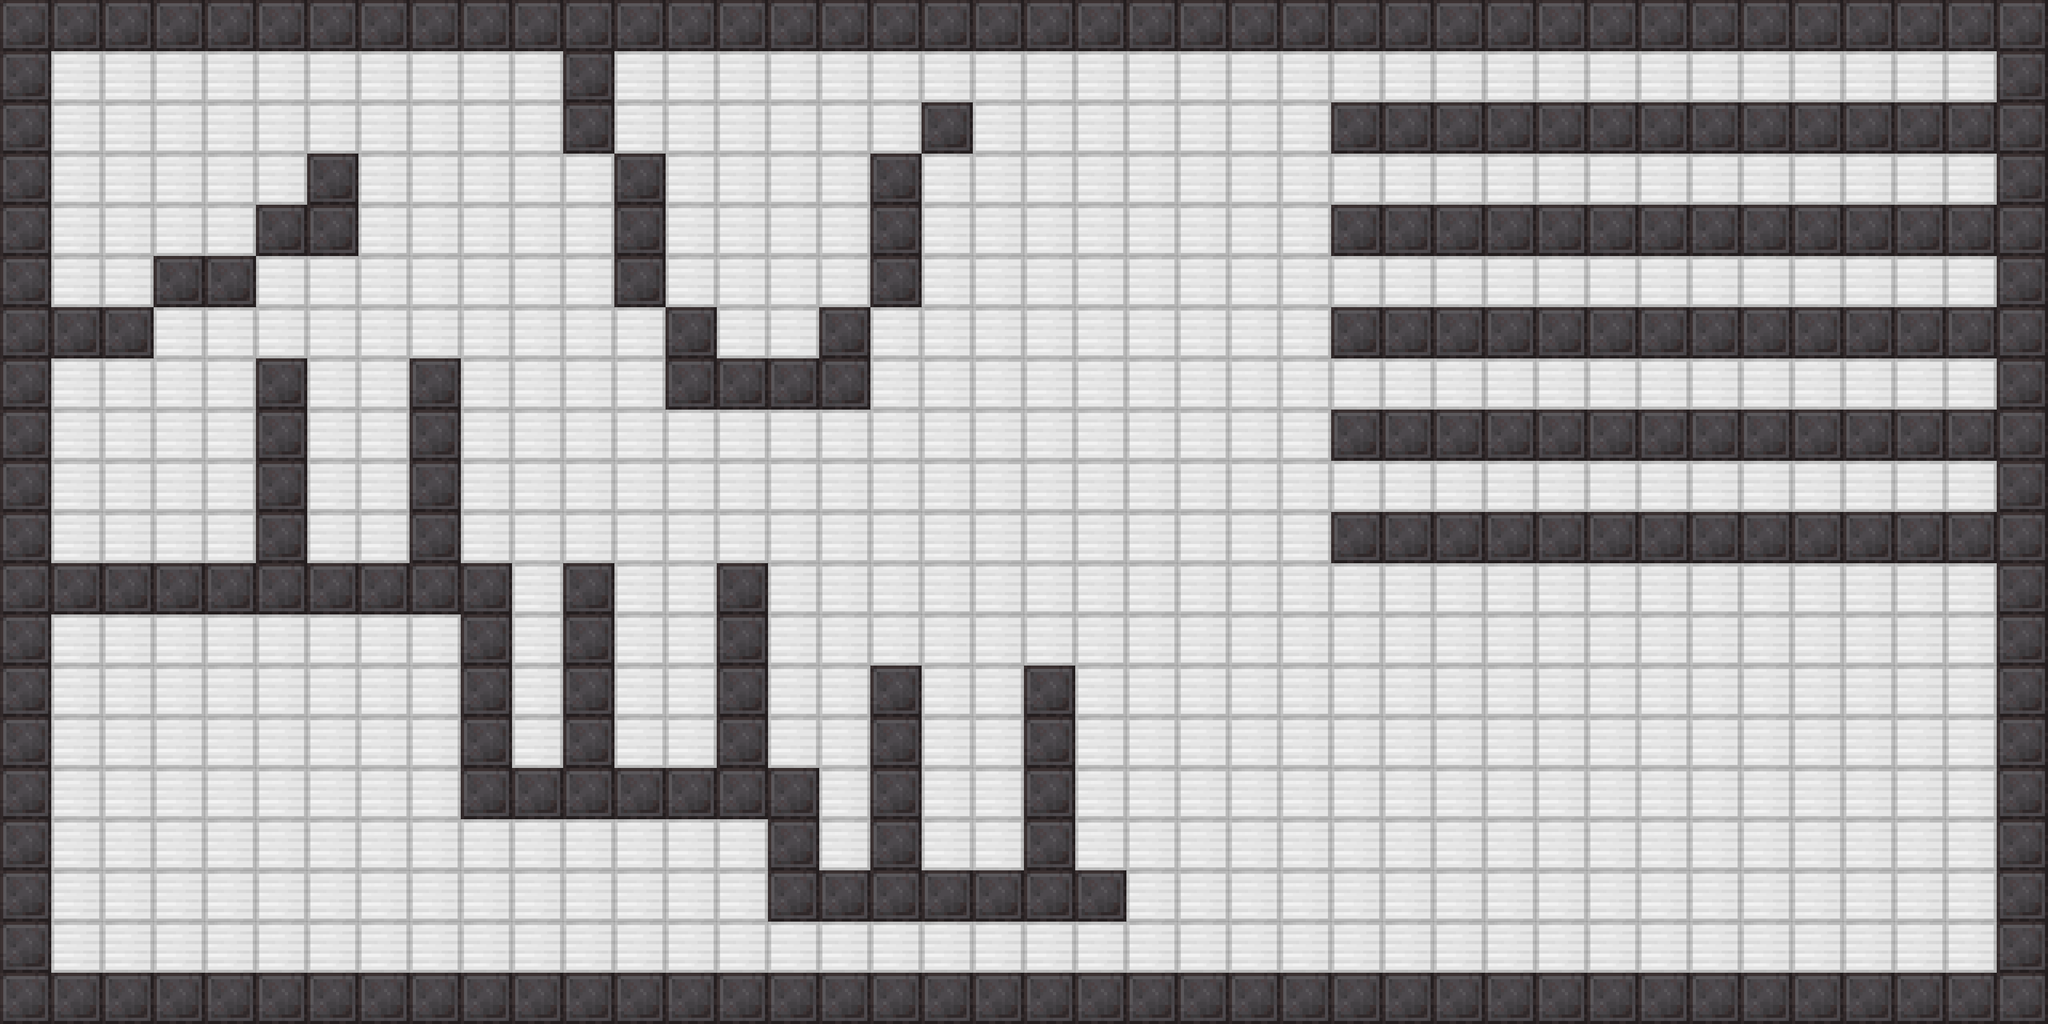

Below is a game level as drawn by its tile map, then a one-line description and the .tmx that defines it (tile-layer data replaced by summaries):
An orthogonal 40x20 tile map with 64x64 px tiles, 2 tile layers (Floor, Wall), 2 tilesets and 266 objects (254x walls, 3x chip, player, gkey, ykey, ...).

<map version="1.5" tiledversion="1.7.2" orientation="orthogonal" renderorder="right-down" width="40" height="20" tilewidth="64" tileheight="64" infinite="0" nextlayerid="5" nextobjectid="358">
 <tileset firstgid="1" source="../Assets/Floor.tsx" />
 <tileset firstgid="2" source="../Assets/Wall.tsx" />
 <layer id="1" name="Floor" width="40" height="20">
  <data>[800 cells, 0 non-empty, 0 distinct tile ids]</data>
 </layer>
 <layer id="2" name="Wall" width="40" height="20">
  <data>[800 cells, 800 non-empty, 2 distinct tile ids]</data>
 </layer>
 <objectgroup id="3" name="Obstacles">
  <object id="57" name="player" x="960" y="192" width="64" height="64" />
  <object id="69" name="walls" x="0" y="0" width="64" height="64" />
  <object id="70" name="walls" x="64" y="0" width="64" height="64" />
  <object id="71" name="walls" x="128" y="0" width="64" height="64" />
  <object id="72" name="walls" x="192" y="0" width="64" height="64" />
  <object id="73" name="walls" x="256" y="0" width="64" height="64" />
  <object id="74" name="walls" x="320" y="0" width="64" height="64" />
  <object id="75" name="walls" x="384" y="0" width="64" height="64" />
  <object id="76" name="walls" x="448" y="0" width="64" height="64" />
  <object id="77" name="walls" x="512" y="0" width="64" height="64" />
  <object id="78" name="walls" x="576" y="0" width="64" height="64" />
  <object id="79" name="walls" x="640" y="0" width="64" height="64" />
  <object id="80" name="walls" x="704" y="0" width="64" height="64" />
  <object id="81" name="walls" x="768" y="0" width="64" height="64" />
  <object id="82" name="walls" x="832" y="0" width="64" height="64" />
  <object id="83" name="walls" x="896" y="0" width="64" height="64" />
  <object id="84" name="walls" x="960" y="0" width="64" height="64" />
  <object id="85" name="walls" x="1024" y="0" width="64" height="64" />
  <object id="86" name="walls" x="1088" y="0" width="64" height="64" />
  <object id="87" name="walls" x="1152" y="0" width="64" height="64" />
  <object id="88" name="walls" x="1216" y="0" width="64" height="64" />
  <object id="89" name="walls" x="1280" y="0" width="64" height="64" />
  <object id="90" name="walls" x="1344" y="0" width="64" height="64" />
  <object id="91" name="walls" x="1408" y="0" width="64" height="64" />
  <object id="92" name="walls" x="1472" y="0" width="64" height="64" />
  <object id="93" name="walls" x="1536" y="0" width="64" height="64" />
  <object id="94" name="walls" x="1600" y="0" width="64" height="64" />
  <object id="95" name="walls" x="1664" y="0" width="64" height="64" />
  <object id="96" name="walls" x="1728" y="0" width="64" height="64" />
  <object id="97" name="walls" x="1792" y="0" width="64" height="64" />
  <object id="98" name="walls" x="1856" y="0" width="64" height="64" />
  <object id="99" name="walls" x="1920" y="0" width="64" height="64" />
  <object id="100" name="walls" x="1984" y="0" width="64" height="64" />
  <object id="101" name="walls" x="2048" y="0" width="64" height="64" />
  <object id="102" name="walls" x="2112" y="0" width="64" height="64" />
  <object id="103" name="walls" x="2176" y="0" width="64" height="64" />
  <object id="104" name="walls" x="2240" y="0" width="64" height="64" />
  <object id="105" name="walls" x="2304" y="0" width="64" height="64" />
  <object id="106" name="walls" x="2368" y="0" width="64" height="64" />
  <object id="107" name="walls" x="2432" y="0" width="64" height="64" />
  <object id="108" name="walls" x="2496" y="0" width="64" height="64" />
  <object id="111" name="walls" x="0" y="1216" width="64" height="64" />
  <object id="112" name="walls" x="64" y="704" width="64" height="64" />
  <object id="113" name="walls" x="128" y="704" width="64" height="64" />
  <object id="114" name="walls" x="192" y="704" width="64" height="64" />
  <object id="115" name="walls" x="256" y="704" width="64" height="64" />
  <object id="116" name="walls" x="320" y="704" width="64" height="64" />
  <object id="117" name="walls" x="384" y="704" width="64" height="64" />
  <object id="118" name="walls" x="448" y="704" width="64" height="64" />
  <object id="119" name="walls" x="512" y="704" width="64" height="64" />
  <object id="120" name="walls" x="576" y="704" width="64" height="64" />
  <object id="121" name="walls" x="640" y="1216" width="64" height="64" />
  <object id="122" name="walls" x="704" y="1216" width="64" height="64" />
  <object id="123" name="walls" x="768" y="1216" width="64" height="64" />
  <object id="124" name="walls" x="832" y="1216" width="64" height="64" />
  <object id="125" name="walls" x="896" y="1216" width="64" height="64" />
  <object id="126" name="walls" x="960" y="1216" width="64" height="64" />
  <object id="127" name="walls" x="1024" y="1216" width="64" height="64" />
  <object id="128" name="walls" x="1088" y="1216" width="64" height="64" />
  <object id="129" name="walls" x="1152" y="1216" width="64" height="64" />
  <object id="130" name="walls" x="1216" y="1216" width="64" height="64" />
  <object id="131" name="walls" x="1280" y="1216" width="64" height="64" />
  <object id="132" name="walls" x="1344" y="1216" width="64" height="64" />
  <object id="133" name="walls" x="1408" y="1216" width="64" height="64" />
  <object id="134" name="walls" x="1472" y="1216" width="64" height="64" />
  <object id="135" name="walls" x="1536" y="1216" width="64" height="64" />
  <object id="136" name="walls" x="1600" y="1216" width="64" height="64" />
  <object id="137" name="walls" x="1664" y="1216" width="64" height="64" />
  <object id="138" name="walls" x="1728" y="1216" width="64" height="64" />
  <object id="139" name="walls" x="1792" y="1216" width="64" height="64" />
  <object id="140" name="walls" x="1856" y="1216" width="64" height="64" />
  <object id="141" name="walls" x="1920" y="1216" width="64" height="64" />
  <object id="142" name="walls" x="1984" y="1216" width="64" height="64" />
  <object id="143" name="walls" x="2048" y="1216" width="64" height="64" />
  <object id="144" name="walls" x="2112" y="1216" width="64" height="64" />
  <object id="145" name="walls" x="2176" y="1216" width="64" height="64" />
  <object id="146" name="walls" x="2240" y="1216" width="64" height="64" />
  <object id="147" name="walls" x="2304" y="1216" width="64" height="64" />
  <object id="148" name="walls" x="2368" y="1216" width="64" height="64" />
  <object id="149" name="walls" x="2432" y="1216" width="64" height="64" />
  <object id="150" name="walls" x="2496" y="1216" width="64" height="64" />
  <object id="151" name="walls" x="2496" y="64" width="64" height="64" />
  <object id="152" name="walls" x="2496" y="128" width="64" height="64" />
  <object id="153" name="walls" x="2496" y="256" width="64" height="64" />
  <object id="154" name="walls" x="2496" y="192" width="64" height="64" />
  <object id="155" name="walls" x="2496" y="320" width="64" height="64" />
  <object id="156" name="walls" x="2496" y="384" width="64" height="64" />
  <object id="157" name="walls" x="2496" y="448" width="64" height="64" />
  <object id="158" name="walls" x="2496" y="576" width="64" height="64" />
  <object id="159" name="walls" x="2496" y="512" width="64" height="64" />
  <object id="160" name="walls" x="2496" y="640" width="64" height="64" />
  <object id="161" name="walls" x="2496" y="704" width="64" height="64" />
  <object id="162" name="walls" x="2496" y="768" width="64" height="64" />
  <object id="163" name="walls" x="2496" y="896" width="64" height="64" />
  <object id="164" name="walls" x="2496" y="832" width="64" height="64" />
  <object id="165" name="walls" x="2496" y="960" width="64" height="64" />
  <object id="166" name="walls" x="2496" y="1024" width="64" height="64" />
  <object id="167" name="walls" x="2496" y="1088" width="64" height="64" />
  </objectgroup>
</map>
<!-- 168 of 266 objects omitted -->